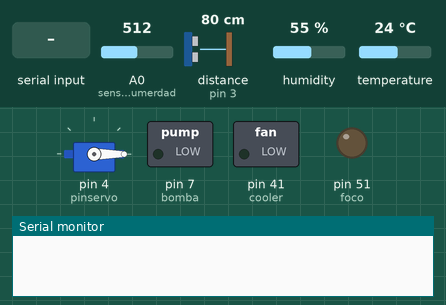
A sketch run on a simulated Arduino Mega 2560, built with avr-gcc and run on an emulated ATmega2560. Shown: servo, switched loads named in the sketch (green lamp = pin HIGH), output pins drawn as LEDs (lit = HIGH), the last lines printed to the serial monitor. The test bench sets the inputs (shaded band); at power-on: temperature 24 °C, A0 (sensorHumerdad) = 512, distance to the obstacle (sensor on pin 3) 80 cm, humidity 55 %. The echo pulse lasts 58.3 µs per cm; pins used as bus, display or sensor lines are not drawn.

Above: at 1.3 s.
1.4 s: "e" received over Serial
At 3.6 s:
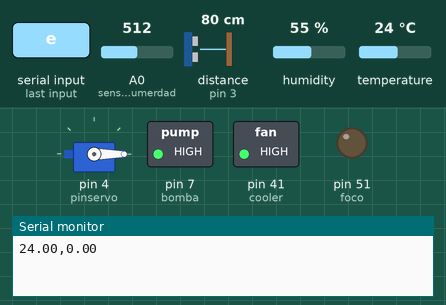
4.0 s: temperature set to 26 °C
At 6.3 s:
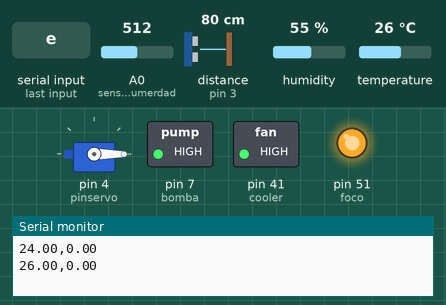
6.6 s: A0 (sensorHumerdad) set to 258
8.8 s: A0 (sensorHumerdad) set to 239
At 10.7 s:
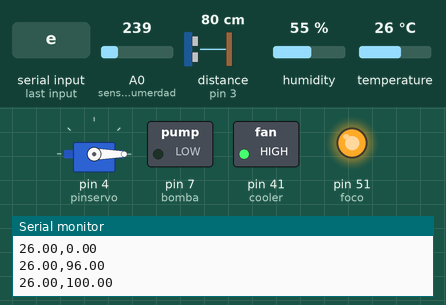
11.7 s: distance to the obstacle (sensor on pin 3) set to 12 cm
13.4 s: distance to the obstacle (sensor on pin 3) set to 9 cm
At 14.6 s:
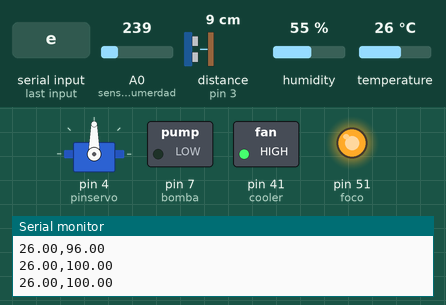
Timing chart, 0 to 16.4 s (numbered marks = the images above; inputs shaded):
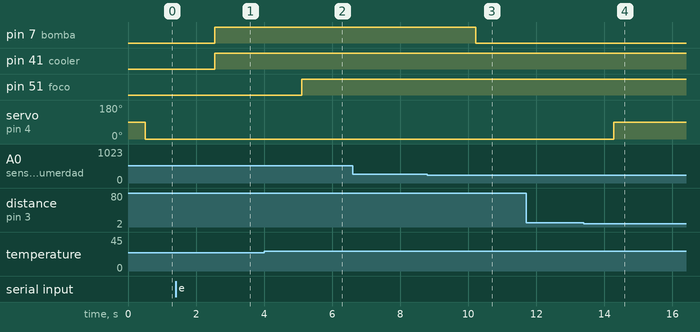

The sketch:

codigo_v1.ino
```cpp
#include <Servo.h>

#include "DHT.h"      // Incluimos las librerías para poder programar el sensor DHT
#include "DHT_U.h"

/**Mayra**/
int sensor = 31;    // Escogemos el pin 31 y lo llamaremos "sensor"
float temperatura=0.0;  // Creamos una variable "temperatura" la cual será de un valor flotante (decimales)
DHT dht(sensor,DHT11);  // Mediante este argumento le decimos a la librería DHT que usaremos el DHT11 y ese será nuestra entrada digital "sensor"
int cooler = 41;    // Escogemos el pin 41 y lo llamaremos "cooler"
int foco = 51;      // Escogemos el pin 51 y lo llamaremos "foco"


/**Sheyla**/
Servo myservo;
int two =2;
int three=3;
int tiempo;
int distancia;
int pinservo=4;
//int angulo = 90;

/**Adrian**/
int bomba=7;

//int carril=0;

/**botones*/
int pulsador1=6;
int led1=11;
int pulsador2=7;
int led2=10;
int estado_pulsador1=0;
int estado_pulsador2=0;

/**sensor de humedad*/
const int Airvalue = 472;
const int WaterValue = 250;
int soilMoistureValue = 0;
int soilmoisturepercent=0;

/**Controlar el inicio y apagado del sistema*/
//bool stringComplete=true;
String inputString ="apagado";
int iniciar=0;
const long interval = 2500; // tiempo a enviar
unsigned long previousMillis = 0;  // Tiempo anterior 0

/**PRUEBA**/
//double temperatura=0;
double humedad=0;

void setup() {
  Serial.begin(115200);
  //Serial.begin(9600);
  inputString.reserve(200);

  pinMode(led1,INPUT);
  pinMode(led2,INPUT);

  /**Sheyla**/
  pinMode(two,OUTPUT);
  pinMode(three, INPUT);
  myservo.attach(pinservo);

  /**Adrian**/
  pinMode(bomba,OUTPUT); /* Declaramos Pin #7 como salida */

  /**Mayra**/
  dht.begin();    // Con esta linea de código inicializaremos el sensor DHT11
  pinMode(sensor, INPUT);   // Configuración de pines, el pin sensor será una entrada digital
  pinMode(cooler, OUTPUT);  // El pin cooler será una salida digital
  pinMode(foco, OUTPUT);    // El pin foco será también una salida digital

  previousMillis = millis();
}

void loop() {
  puerta();
  //Serial.println("stringComplete:" + stringComplete);
  //if(stringComplete){
    // if (millis() - previousMillis >= interval) {
       //Serial.println("inputString:" + inputString.substring(0,1));
    // }
    if(inputString.substring(0,1)=="a"){
      //Serial.println("Apagado");
      digitalWrite(led1, LOW);
      digitalWrite(led2, LOW);
      //angulo = 0;
      //myservo.write(angulo);
    }
    // if(inputString.substring(0,1)=="e"){
    //   //Serial.println("Encendido");
    //   //botones();
    //   // digitalWrite(led2, HIGH);
    //   // digitalWrite(led1, LOW);
    //   angulo=0;
    //   //inputString = "i";
    //   myservo.write(angulo);
    //   // if (millis() - previousMillis >= interval) {
    //   //   Serial.println("Entro E");
    //   //   previousMillis = millis();
    //   //   sensorHumerdad();
    //   // }
    // }
    if(inputString.substring(0,1)=="e"){
      digitalWrite(led2, HIGH);
      digitalWrite(led1, LOW);
      //angulo=180;
      //carril=0;
      //myservo.write(angulo);
      if (millis() - previousMillis >= interval) {
        //Serial.println("Entro I");
        previousMillis = millis();
        //puerta();
        sensortemperatura();
        sensorHumerdad();
      }
      //botones();
    }
    if(inputString.substring(0,1)=="d"){
      //digitalWrite(led1, LOW);
      //digitalWrite(led2, LOW);
      //temperatura = 0;
      //humedad = 0;
      //angulo=0;
      //carril=1;
      // myservo.write(angulo);
      if (millis() - previousMillis >= interval) {
      //   //Serial.println("Entro D");
        previousMillis = millis();
      //   sensorHumerdad();
      }
      //botones();
      //humedad=0;
      //temperatura=0;
    }

      //botones();
  //}
  //delay (1000) ;
}
void sensorHumerdad(){
  soilMoistureValue = analogRead (A0);
  soilmoisturepercent = map (soilMoistureValue, Airvalue, WaterValue, 0, 100);
   if (soilmoisturepercent >= 100){
   //Serial.println("100");
    humedad= 100;
   }
   else if (soilmoisturepercent <=0){
   //Serial.println("0");
   humedad= 0;
   }
   else if (soilmoisturepercent >0 && soilmoisturepercent < 100){
   //Serial.println(soilmoisturepercent);
   humedad= soilmoisturepercent;
  }
  // //delay (1000) ;
  // temperatura= temperatura + 0.5;
  // if(temperatura>100){
  //   temperatura=0;
  // }
  // humedad= humedad - 0.5;
  // if(humedad==0){
  //   humedad=100;
  // }

  /**Adrian**/
  if (humedad>=100)  /* Agreagamos una condicion de funcionamiento en base a las lecturas*/
  {
    digitalWrite(bomba, LOW); /* Si se cumple la condicion la salida se desactiva, estado bajo */
  }
  else
  {
    digitalWrite(bomba, HIGH); /* Si no se cumple la condicion la salida se activa, estado alto */
  }

  Serial.println(String(temperatura) +","+ String(humedad));
  //Serial.println("Temperatura:"+String(temperatura) +"," +"Humedad:"+ String(humedad));
  //Serial.println(temperatura+(0.01*humedad));
  //Serial.print(temperatura);
  //Serial.print(',');
  //Serial.println(humedad);
}
void botones(){
  estado_pulsador1=digitalRead(pulsador1);
  estado_pulsador2=digitalRead(pulsador2);
  if(estado_pulsador1==HIGH){
    Serial.println("d");
    //angulo=180;
    //carril=1;
    digitalWrite(led1, HIGH);
    digitalWrite(led2, LOW);
    inputString = "d";
    //myservo.write(angulo);
    if (millis() - previousMillis >= interval) {
      //Serial.println("Entro Boton");
      previousMillis = millis();
      sensorHumerdad();
    }
  }
  if(estado_pulsador2==HIGH){
    Serial.println("i");
    //angulo=0;
    //carril=0;
    digitalWrite(led2, HIGH);
    digitalWrite(led1, LOW);
    inputString = "i";
    //myservo.write(angulo);
    if (millis() - previousMillis >= interval) {
      //Serial.println("Entro Boton");
      previousMillis = millis();
      sensorHumerdad();
    }
  }
  // else
  // if(carril==0){
  //   //digitalWrite(led2, HIGH);
  //   //digitalWrite(led1, LOW);
  //   angulo=0;
  //   inputString = "i";
  // }
  // else{
  //   //digitalWrite(led1, HIGH);
  //   //digitalWrite(led2, LOW);
  //   angulo=180;
  //   //Serial.println("Derecha");
  // }
  // myservo.write(angulo);

  // if (millis() - previousMillis >= interval) {
  //   Serial.println("Entro Boton");
  //   previousMillis = millis();
  //   sensorHumerdad();
  // }
}

/**Sheyla**/
void puerta(){
  digitalWrite(two, HIGH);
  delay(1);
  digitalWrite(two, LOW);
  tiempo= pulseIn(three,HIGH);
  distancia=tiempo/58.2;
  //Serial.println(distancia);
  delay(500);
  //condicionamos la puerta para que se habra a 50 centimetros o menos
  if(distancia<=10)
  {
    myservo.write(90);
  }
  //condicionamos la puerta para que se cierrre a maás de 50 cm
  if(distancia>10)
  {
    myservo.write(0);
  }
}

void sensortemperatura() {   // Programa principal
  temperatura = dht.readTemperature();    // Creamos una variable llamada temperatura donde se almacenará lo leído por el sensor con el comando dht.readTemperature()

  //Serial.print("La temperatura es: ");    // Mostramos el mensaje en el monitor serial
  //Serial.print(temperatura);              // Mostramos la variable temperatura
  //Serial.println(" °C");                  // Mostramos "°C" en el monitor serial

  if (temperatura >= 29){                 // If: si la variable temperatura tiene un valor mayor o igual a 29 (°C) entonces:
    digitalWrite(foco, HIGH);             // Nuestro pin foco tendrá un valor high = 5 voltios por tanto el relay se desactivará y el foco se apaga (recordemos que el relay cambia de posición cuando su entrada data está conectada a tierra = 0 volts)
    digitalWrite(cooler, LOW);            // El pin cooler tendrá el valor low = 0 voltios por tanto el relay se activa y el ventilador se enciende
    //Serial.println("Ventilador encendido");   // Mostramos el mensaje en pantalla
  }
  if (temperatura < 24.5){               // If: si la variable temperatura tiene un valor menor o igual a 24.5 (°C) entonces:
    digitalWrite(cooler, HIGH);           // El pin cooler tendrá el valor HIGH por tanto el relay se desactiva, el ventilador se apaga
    digitalWrite(foco, LOW);              // El pin foco tendrá el valor LOW por tanto el relay se activa, el foco se enciende
    //Serial.println("Calefactor encendido");   // Mostramos el mensaje en pantalla
  }
  if(temperatura > 24.5 && temperatura < 29){ // IF: si la variable temperatura se encuentra en el rango de 24.5 - 29 (°C) entonces:
    digitalWrite(cooler,HIGH);             // El pin cooler tendrá el valor HIGH por tanto el relay se desactiva, el ventilador se apaga
    digitalWrite(foco, HIGH);               // El pin foco tendrá el valor HIGH por tanto el relay se desactiva, el foco se apaga
    //Serial.println("Estado Neutro");
  }
      //delay(2000);                        // Delay de 2 segundos para la lectura de la temperatura
}

void serialEvent() {
 // Verificar una a una el caractrer de los datos ingresados
  inputString ="";
  while (Serial.available()) {
    char inChar = (char)Serial.read();
    inputString = inputString + inChar;
    //Serial.println("Valor: "+inputString);
  }
}
```

Measured:
- the behaviour switches between 24 and 25 °C on temperature (found by bisection; images 1 and 2)
- the behaviour switches between 251 and 250 on A0 (sensorHumerdad) (found by bisection; images 2 and 3)
- the behaviour switches between 11 and 10 cm on distance to the obstacle (sensor on pin 3) (found by bisection; images 3 and 4)
- after the input at 1.4 s, pin 7 (bomba), pin 41 (cooler): LOW → HIGH after 1.2 s
- after the input at 4.0 s, pin 51 (foco): LOW → HIGH after 1.1 s
- after the input at 8.8 s, pin 7 (bomba): HIGH → LOW after 1.4 s
- after the input at 13.4 s, servo on pin 4 (pinservo): 0° → 90° after 0.88 s
